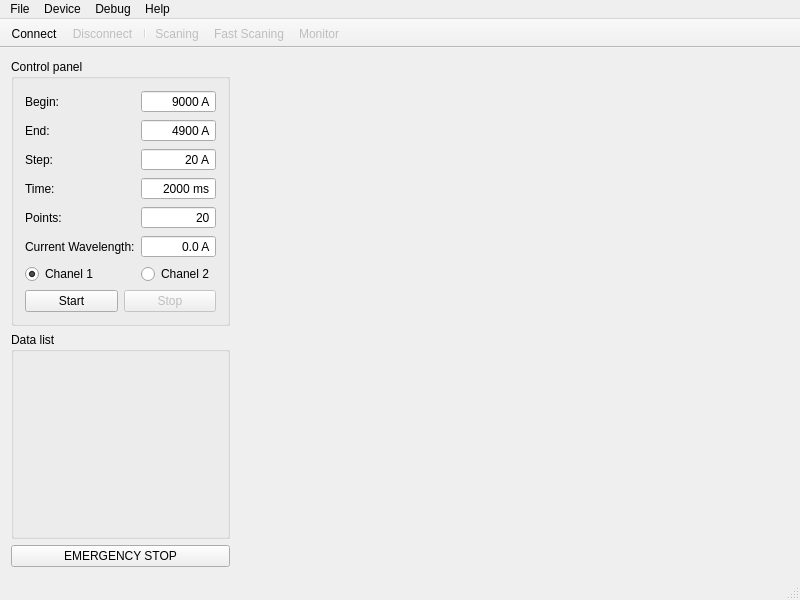
<?xml version="1.0" encoding="UTF-8"?>
<ui version="4.0">
 <class>MainWindow</class>
 <widget class="QMainWindow" name="MainWindow">
  <property name="geometry">
   <rect>
    <x>0</x>
    <y>0</y>
    <width>800</width>
    <height>600</height>
   </rect>
  </property>
  <property name="minimumSize">
   <size>
    <width>800</width>
    <height>600</height>
   </size>
  </property>
  <property name="windowTitle">
   <string>SpectrPL</string>
  </property>
  <widget class="QWidget" name="centralWidget">
   <layout class="QHBoxLayout" name="horizontalLayout" stretch="0,1">
    <item>
     <layout class="QVBoxLayout" name="leftLayout" stretch="0,0,0">
      <property name="sizeConstraint">
       <enum>QLayout::SetMinimumSize</enum>
      </property>
      <item>
       <widget class="QGroupBox" name="gbControl">
        <property name="title">
         <string>Control panel</string>
        </property>
        <layout class="QGridLayout" name="gridLayout">
         <item row="1" column="1">
          <widget class="QSpinBox" name="sbEnd">
           <property name="enabled">
            <bool>true</bool>
           </property>
           <property name="alignment">
            <set>Qt::AlignRight|Qt::AlignTrailing|Qt::AlignVCenter</set>
           </property>
           <property name="buttonSymbols">
            <enum>QAbstractSpinBox::NoButtons</enum>
           </property>
           <property name="suffix">
            <string> A</string>
           </property>
           <property name="maximum">
            <number>100000</number>
           </property>
           <property name="singleStep">
            <number>100</number>
           </property>
           <property name="value">
            <number>4900</number>
           </property>
          </widget>
         </item>
         <item row="2" column="0">
          <widget class="QLabel" name="lbStep">
           <property name="text">
            <string>Step:</string>
           </property>
          </widget>
         </item>
         <item row="2" column="1">
          <widget class="QSpinBox" name="sbStep">
           <property name="enabled">
            <bool>true</bool>
           </property>
           <property name="alignment">
            <set>Qt::AlignRight|Qt::AlignTrailing|Qt::AlignVCenter</set>
           </property>
           <property name="buttonSymbols">
            <enum>QAbstractSpinBox::NoButtons</enum>
           </property>
           <property name="suffix">
            <string> A</string>
           </property>
           <property name="minimum">
            <number>0</number>
           </property>
           <property name="maximum">
            <number>100000</number>
           </property>
           <property name="singleStep">
            <number>5</number>
           </property>
           <property name="value">
            <number>20</number>
           </property>
          </widget>
         </item>
         <item row="3" column="0">
          <widget class="QLabel" name="lbTime">
           <property name="text">
            <string>Time:</string>
           </property>
          </widget>
         </item>
         <item row="3" column="1">
          <widget class="QSpinBox" name="sbTime">
           <property name="alignment">
            <set>Qt::AlignRight|Qt::AlignTrailing|Qt::AlignVCenter</set>
           </property>
           <property name="buttonSymbols">
            <enum>QAbstractSpinBox::NoButtons</enum>
           </property>
           <property name="suffix">
            <string> ms</string>
           </property>
           <property name="minimum">
            <number>0</number>
           </property>
           <property name="maximum">
            <number>100000</number>
           </property>
           <property name="singleStep">
            <number>500</number>
           </property>
           <property name="value">
            <number>2000</number>
           </property>
          </widget>
         </item>
         <item row="6" column="0">
          <widget class="QRadioButton" name="rbChanel1">
           <property name="text">
            <string>Chanel 1</string>
           </property>
           <property name="checked">
            <bool>true</bool>
           </property>
          </widget>
         </item>
         <item row="4" column="0">
          <widget class="QLabel" name="lbPoints">
           <property name="text">
            <string>Points:</string>
           </property>
          </widget>
         </item>
         <item row="4" column="1">
          <widget class="QSpinBox" name="sbPoints">
           <property name="enabled">
            <bool>true</bool>
           </property>
           <property name="alignment">
            <set>Qt::AlignRight|Qt::AlignTrailing|Qt::AlignVCenter</set>
           </property>
           <property name="buttonSymbols">
            <enum>QAbstractSpinBox::NoButtons</enum>
           </property>
           <property name="minimum">
            <number>2</number>
           </property>
           <property name="maximum">
            <number>65535</number>
           </property>
           <property name="value">
            <number>20</number>
           </property>
          </widget>
         </item>
         <item row="8" column="0" colspan="2">
          <layout class="QHBoxLayout" name="horizontalLayout_2">
           <property name="spacing">
            <number>6</number>
           </property>
           <item>
            <widget class="QPushButton" name="pbStart">
             <property name="enabled">
              <bool>true</bool>
             </property>
             <property name="sizePolicy">
              <sizepolicy hsizetype="Minimum" vsizetype="Fixed">
               <horstretch>0</horstretch>
               <verstretch>0</verstretch>
              </sizepolicy>
             </property>
             <property name="text">
              <string>Start</string>
             </property>
            </widget>
           </item>
           <item>
            <widget class="QPushButton" name="pbStop">
             <property name="enabled">
              <bool>false</bool>
             </property>
             <property name="sizePolicy">
              <sizepolicy hsizetype="Minimum" vsizetype="Fixed">
               <horstretch>0</horstretch>
               <verstretch>0</verstretch>
              </sizepolicy>
             </property>
             <property name="text">
              <string>Stop</string>
             </property>
            </widget>
           </item>
          </layout>
         </item>
         <item row="5" column="0">
          <widget class="QLabel" name="label_6">
           <property name="text">
            <string>Current Wavelength:</string>
           </property>
          </widget>
         </item>
         <item row="5" column="1">
          <widget class="QDoubleSpinBox" name="dsb_current_wl">
           <property name="alignment">
            <set>Qt::AlignRight|Qt::AlignTrailing|Qt::AlignVCenter</set>
           </property>
           <property name="buttonSymbols">
            <enum>QAbstractSpinBox::NoButtons</enum>
           </property>
           <property name="suffix">
            <string> A</string>
           </property>
           <property name="decimals">
            <number>1</number>
           </property>
           <property name="minimum">
            <double>-5000000.000000000000000</double>
           </property>
           <property name="maximum">
            <double>5000000.000000000000000</double>
           </property>
          </widget>
         </item>
         <item row="6" column="1">
          <widget class="QRadioButton" name="rbChanel2">
           <property name="text">
            <string>Chanel 2</string>
           </property>
          </widget>
         </item>
         <item row="0" column="0">
          <widget class="QLabel" name="lbBegin">
           <property name="minimumSize">
            <size>
             <width>0</width>
             <height>0</height>
            </size>
           </property>
           <property name="maximumSize">
            <size>
             <width>16777215</width>
             <height>16777215</height>
            </size>
           </property>
           <property name="text">
            <string>Begin:</string>
           </property>
          </widget>
         </item>
         <item row="0" column="1">
          <widget class="QSpinBox" name="sbBegin">
           <property name="enabled">
            <bool>true</bool>
           </property>
           <property name="minimumSize">
            <size>
             <width>0</width>
             <height>0</height>
            </size>
           </property>
           <property name="maximumSize">
            <size>
             <width>16777215</width>
             <height>16777215</height>
            </size>
           </property>
           <property name="alignment">
            <set>Qt::AlignRight|Qt::AlignTrailing|Qt::AlignVCenter</set>
           </property>
           <property name="buttonSymbols">
            <enum>QAbstractSpinBox::NoButtons</enum>
           </property>
           <property name="suffix">
            <string> A</string>
           </property>
           <property name="maximum">
            <number>100000</number>
           </property>
           <property name="value">
            <number>9000</number>
           </property>
          </widget>
         </item>
         <item row="1" column="0">
          <widget class="QLabel" name="lbEnd">
           <property name="text">
            <string>End:</string>
           </property>
          </widget>
         </item>
        </layout>
       </widget>
      </item>
      <item>
       <widget class="QGroupBox" name="gbData">
        <property name="title">
         <string>Data list</string>
        </property>
        <layout class="QVBoxLayout" name="verticalLayout"/>
       </widget>
      </item>
      <item>
       <widget class="QPushButton" name="pbEmStop">
        <property name="text">
         <string>EMERGENCY STOP</string>
        </property>
       </widget>
      </item>
     </layout>
    </item>
    <item>
     <layout class="QVBoxLayout" name="rightLayout">
      <property name="sizeConstraint">
       <enum>QLayout::SetMaximumSize</enum>
      </property>
     </layout>
    </item>
   </layout>
   <zorder></zorder>
  </widget>
  <widget class="QMenuBar" name="menuBar">
   <property name="geometry">
    <rect>
     <x>0</x>
     <y>0</y>
     <width>800</width>
     <height>26</height>
    </rect>
   </property>
   <widget class="QMenu" name="menuFile">
    <property name="title">
     <string>File</string>
    </property>
    <addaction name="actionSave"/>
    <addaction name="actionExit"/>
   </widget>
   <widget class="QMenu" name="menuDevice">
    <property name="title">
     <string>Device</string>
    </property>
    <addaction name="actionConnect"/>
    <addaction name="actionDisconnect"/>
    <addaction name="separator"/>
    <addaction name="actionSerialPort"/>
    <addaction name="actionPosition"/>
    <addaction name="actionScanProfiles"/>
   </widget>
   <widget class="QMenu" name="menuAbout">
    <property name="enabled">
     <bool>true</bool>
    </property>
    <property name="title">
     <string>Help</string>
    </property>
    <addaction name="actionAbout"/>
   </widget>
   <widget class="QMenu" name="menuDebug">
    <property name="title">
     <string>Debug</string>
    </property>
    <addaction name="actionDebug_panel"/>
   </widget>
   <addaction name="menuFile"/>
   <addaction name="menuDevice"/>
   <addaction name="menuDebug"/>
   <addaction name="menuAbout"/>
  </widget>
  <widget class="QStatusBar" name="statusBar"/>
  <widget class="QToolBar" name="toolBar">
   <property name="enabled">
    <bool>true</bool>
   </property>
   <property name="windowTitle">
    <string>toolBar</string>
   </property>
   <property name="movable">
    <bool>false</bool>
   </property>
   <attribute name="toolBarArea">
    <enum>TopToolBarArea</enum>
   </attribute>
   <attribute name="toolBarBreak">
    <bool>false</bool>
   </attribute>
   <addaction name="actionConnect"/>
   <addaction name="actionDisconnect"/>
   <addaction name="separator"/>
   <addaction name="actionScaning"/>
   <addaction name="actionFastScaning"/>
   <addaction name="actionMonitor"/>
  </widget>
  <action name="actionSave">
   <property name="enabled">
    <bool>true</bool>
   </property>
   <property name="text">
    <string>Save as...</string>
   </property>
  </action>
  <action name="actionExit">
   <property name="text">
    <string>Exit</string>
   </property>
  </action>
  <action name="actionConnect">
   <property name="enabled">
    <bool>true</bool>
   </property>
   <property name="text">
    <string>Connect</string>
   </property>
  </action>
  <action name="actionDisconnect">
   <property name="enabled">
    <bool>false</bool>
   </property>
   <property name="text">
    <string>Disconnect</string>
   </property>
  </action>
  <action name="actionScaning">
   <property name="checkable">
    <bool>true</bool>
   </property>
   <property name="enabled">
    <bool>false</bool>
   </property>
   <property name="text">
    <string>Scaning</string>
   </property>
  </action>
  <action name="actionFastScaning">
   <property name="checkable">
    <bool>true</bool>
   </property>
   <property name="checked">
    <bool>false</bool>
   </property>
   <property name="enabled">
    <bool>false</bool>
   </property>
   <property name="text">
    <string>Fast Scaning</string>
   </property>
  </action>
  <action name="actionMonitor">
   <property name="checkable">
    <bool>true</bool>
   </property>
   <property name="checked">
    <bool>false</bool>
   </property>
   <property name="enabled">
    <bool>false</bool>
   </property>
   <property name="text">
    <string>Monitor</string>
   </property>
  </action>
  <action name="actionPosition">
   <property name="enabled">
    <bool>false</bool>
   </property>
   <property name="text">
    <string>Position</string>
   </property>
  </action>
  <action name="actionScanProfiles">
   <property name="enabled">
    <bool>false</bool>
   </property>
   <property name="text">
    <string>Scan profiles</string>
   </property>
  </action>
  <action name="actionSerialPort">
   <property name="text">
    <string>Serial port</string>
   </property>
  </action>
  <action name="actionUpdate_position">
   <property name="text">
    <string>Update position</string>
   </property>
  </action>
  <action name="actionAbout">
   <property name="text">
    <string>About</string>
   </property>
  </action>
  <action name="actionDebug_panel">
   <property name="text">
    <string>Debug panel</string>
   </property>
  </action>
 </widget>
 <layoutdefault spacing="6" margin="11"/>
 <tabstops>
  <tabstop>sbBegin</tabstop>
  <tabstop>sbEnd</tabstop>
  <tabstop>sbStep</tabstop>
  <tabstop>sbTime</tabstop>
  <tabstop>sbPoints</tabstop>
  <tabstop>rbChanel1</tabstop>
  <tabstop>rbChanel2</tabstop>
  <tabstop>pbStart</tabstop>
  <tabstop>pbStop</tabstop>
 </tabstops>
 <resources/>
 <connections>
  <connection>
   <sender>actionExit</sender>
   <signal>triggered()</signal>
   <receiver>MainWindow</receiver>
   <slot>close()</slot>
   <hints>
    <hint type="sourcelabel">
     <x>-1</x>
     <y>-1</y>
    </hint>
    <hint type="destinationlabel">
     <x>433</x>
     <y>253</y>
    </hint>
   </hints>
  </connection>
 </connections>
</ui>
